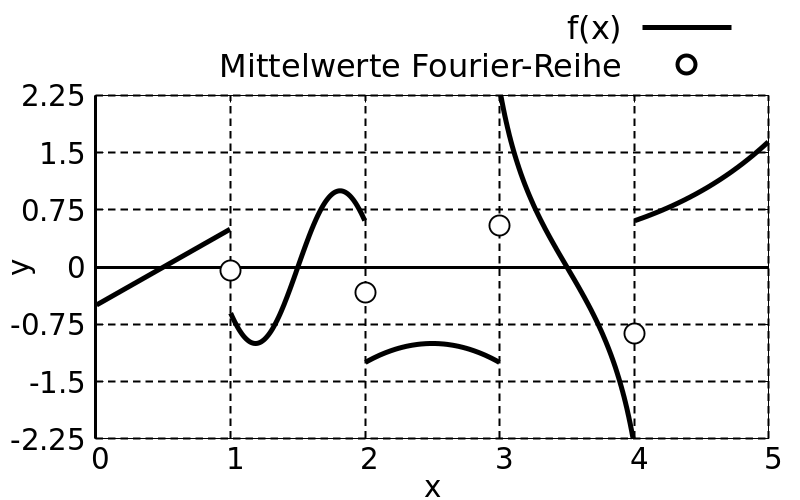

Here is the gnuplot script that generated this plot:
load "template/function-plot.gnuplot"

set key outside above

set xrange [0:5]
set yrange [-2.25:2.25]

set xtics 1
set ytics 0.75

f1(x) = (x-0.5)
f2(x) = sin(5*(x-1.5))
f3(x) = -(x-2.5)**2-1
f4(x) = -1.5*tan(2.0*(x-3.5))
f5(x) = exp(x-4.5)

h(x) = \
  x == 1 ? 0.5*(f1(x)+f2(x)) : \
  x == 2 ? 0.5*(f2(x)+f3(x)) : \
  x == 3 ? 0.5*(f3(x)+f4(x)) : \
  x == 4 ? 0.5*(f4(x)+f5(x)) : \
  1/0
  
$data << EOD
 1
 2
 3
 4
EOD

plot \
  0 < x && x < 1 ? f1(x) : 1/0 lc 0 lw 5 title "f(x)", \
  1 < x && x < 2 ? f2(x) : 1/0 lc 0 lw 5 notitle, \
  2 < x && x < 3 ? f3(x) : 1/0 lc 0 lw 5 notitle, \
  3 < x && x < 4 ? f4(x) : 1/0 lc 0 lw 5 notitle, \
  4 < x && x < 5 ? f5(x) : 1/0 lc 0 lw 5 notitle, \
  $data u 1:(h($1)) with points pt 6 ps 3 lw 4 lc "#000000" title "Mittelwerte Fourier-Reihe", \
  $data u 1:(h($1)) with points pt 7 ps 3 lw 0 lc "#FFFFFF" notitle
